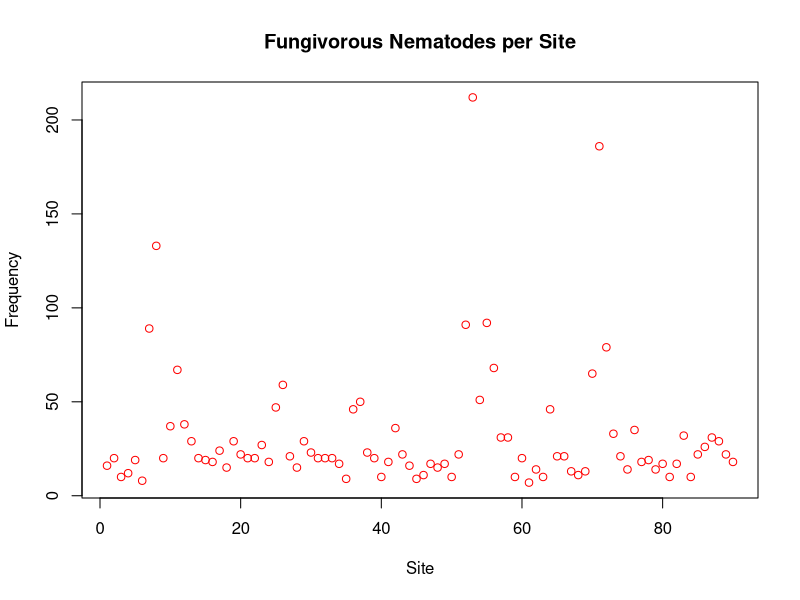

The R script that drew this image:
nematode <- read.csv("nematode.csv")

fungivorous <- nematode$Fungivorous

Site <- nematode$Site

plot(nematode$Fungivorous, 
     breaks = 15,
     col = "red", 
     xlab = "Site",
     ylab = "Frequency",
     main = "Fungivorous Nematodes per Site")
